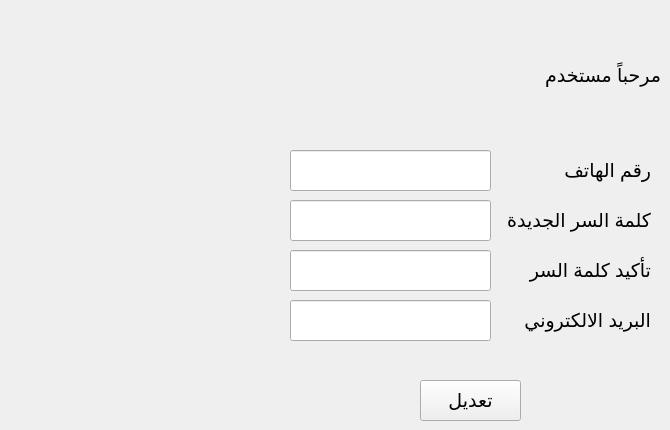
      <widget class="QWidget" name="tab_12">
       <attribute name="title">
        <string>My Profile</string>
       </attribute>
       <widget class="QLabel" name="label_91">
        <property name="geometry">
         <rect>
          <x>560</x>
          <y>150</y>
          <width>91</width>
          <height>41</height>
         </rect>
        </property>
        <property name="font">
         <font>
          <pointsize>14</pointsize>
         </font>
        </property>
        <property name="text">
         <string>رقم الهاتف</string>
        </property>
       </widget>
       <widget class="QLabel" name="label_92">
        <property name="geometry">
         <rect>
          <x>520</x>
          <y>250</y>
          <width>131</width>
          <height>41</height>
         </rect>
        </property>
        <property name="font">
         <font>
          <pointsize>14</pointsize>
         </font>
        </property>
        <property name="text">
         <string>تأكيد كلمة السر</string>
        </property>
       </widget>
       <widget class="QLineEdit" name="lineEdit_65">
        <property name="geometry">
         <rect>
          <x>290</x>
          <y>200</y>
          <width>201</width>
          <height>41</height>
         </rect>
        </property>
        <property name="font">
         <font>
          <pointsize>12</pointsize>
         </font>
        </property>
        <property name="echoMode">
         <enum>QLineEdit::Password</enum>
        </property>
       </widget>
       <widget class="QLabel" name="label_93">
        <property name="geometry">
         <rect>
          <x>500</x>
          <y>200</y>
          <width>151</width>
          <height>41</height>
         </rect>
        </property>
        <property name="font">
         <font>
          <pointsize>14</pointsize>
         </font>
        </property>
        <property name="text">
         <string>كلمة السر الجديدة</string>
        </property>
       </widget>
       <widget class="QLineEdit" name="lineEdit_66">
        <property name="geometry">
         <rect>
          <x>290</x>
          <y>300</y>
          <width>201</width>
          <height>41</height>
         </rect>
        </property>
        <property name="font">
         <font>
          <pointsize>12</pointsize>
         </font>
        </property>
       </widget>
       <widget class="QPushButton" name="pushButton_49">
        <property name="geometry">
         <rect>
          <x>420</x>
          <y>380</y>
          <width>101</width>
          <height>41</height>
         </rect>
        </property>
        <property name="font">
         <font>
          <pointsize>14</pointsize>
         </font>
        </property>
        <property name="text">
         <string>تعديل</string>
        </property>
       </widget>
       <widget class="QLineEdit" name="lineEdit_67">
        <property name="geometry">
         <rect>
          <x>290</x>
          <y>150</y>
          <width>201</width>
          <height>41</height>
         </rect>
        </property>
        <property name="font">
         <font>
          <pointsize>12</pointsize>
         </font>
        </property>
       </widget>
       <widget class="QLineEdit" name="lineEdit_68">
        <property name="geometry">
         <rect>
          <x>290</x>
          <y>250</y>
          <width>201</width>
          <height>41</height>
         </rect>
        </property>
        <property name="font">
         <font>
          <pointsize>12</pointsize>
         </font>
        </property>
        <property name="echoMode">
         <enum>QLineEdit::Password</enum>
        </property>
       </widget>
       <widget class="QLabel" name="label_94">
        <property name="geometry">
         <rect>
          <x>520</x>
          <y>300</y>
          <width>131</width>
          <height>41</height>
         </rect>
        </property>
        <property name="font">
         <font>
          <pointsize>14</pointsize>
         </font>
        </property>
        <property name="text">
         <string>البريد الالكتروني</string>
        </property>
       </widget>
       <widget class="QLabel" name="label_3">
        <property name="geometry">
         <rect>
          <x>290</x>
          <y>50</y>
          <width>371</width>
          <height>51</height>
         </rect>
        </property>
        <property name="font">
         <font>
          <pointsize>14</pointsize>
         </font>
        </property>
        <property name="layoutDirection">
         <enum>Qt::RightToLeft</enum>
        </property>
        <property name="text">
         <string>مرحباً مستخدم</string>
        </property>
       </widget>
      </widget>
